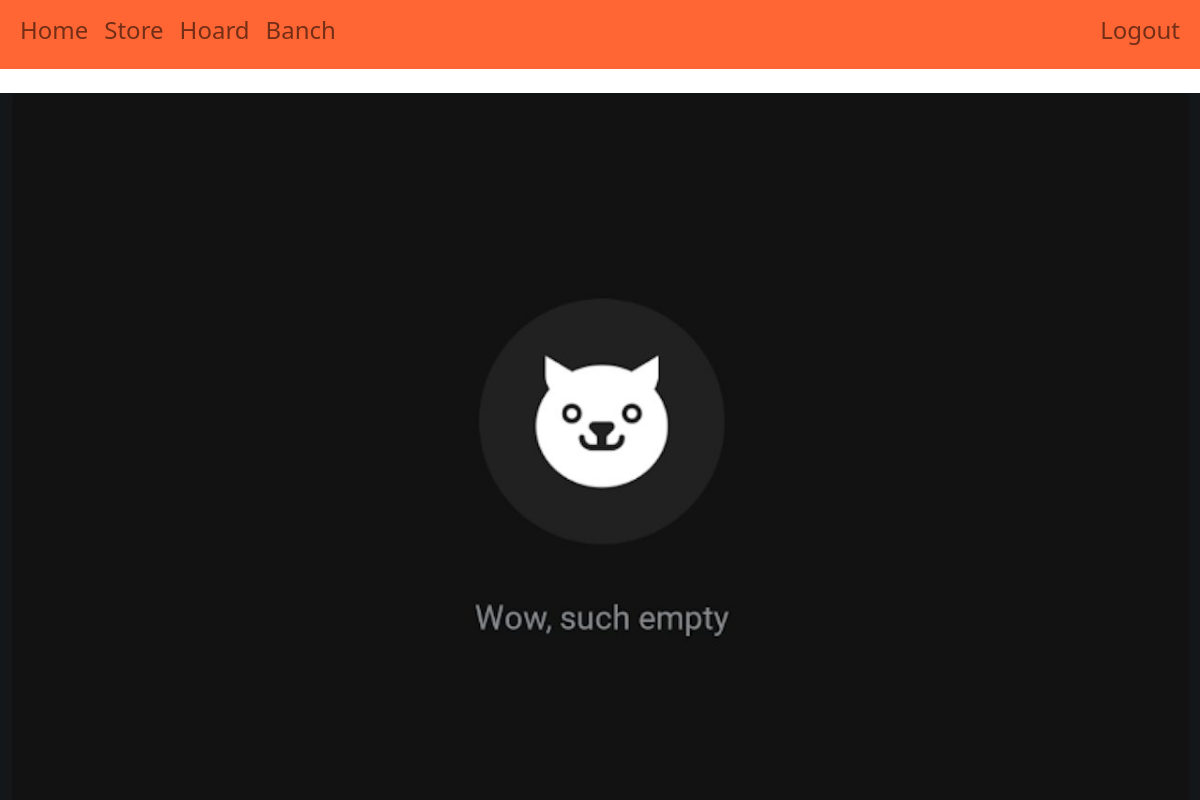
Page /hoard/show_hoard/Mario/ (signed in) on the earlier database version.
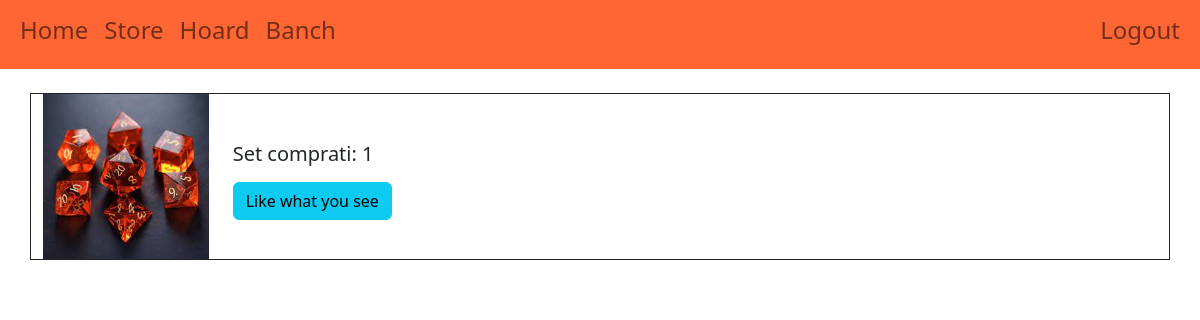
Same page on the later database version.
### store/models.py (models this page shows, shortened)
class Purchase(models.Model):
    dice_set = models.ForeignKey(Dice, on_delete=models.CASCADE)
    buyer = models.ForeignKey(User, on_delete=models.CASCADE)
    date = models.DateField()
    amount_of_sets = models.PositiveIntegerField()

class Dice(models.Model):
    COLORS = [
        ("R","Red"),
        ("O","Orange"),
        ("Y","Yellow"),
        ("G","Green"),
        ("B","Blue"),
        ("P","Purple"),
        ("N","Black"),
        ("W","White"),
        ("M","Metal"),
    ]
    code = models.CharField(max_length=255, primary_key=True, unique=True)
    name = models.CharField(max_length=50)
    number_of_pices = models.PositiveSmallIntegerField()
    primary_color = models.CharField(max_length=1, choices=COLORS)
    description = models.CharField(max_length=300)
    seller = models.ForeignKey(User,on_delete=models.SET_NULL,null=True)
    available = models.BooleanField()
    price = models.FloatField()
    image = models.ImageField(upload_to='uploads/',null= True)

### hoard/views.py (the view)
# urls.py: path('show_hoard/<str:user>/', views.show_hoard, name='show_hoard'),
@login_required
def show_hoard(request,user):
    proprietario = User.objects.get(username__iexact=user)
    acquisti = Purchase.objects.filter(buyer__exact=proprietario)
    acquisti = acquisti.order_by('-date')
    acq = []
    for a in acquisti:
        dado = a.dice_set
        acq.append({'acquisto':a,'dado':dado})
    ctx = {
        'acquisti' : acq,
        'numset' : acquisti.count(),
        'MEDIA_URL' : settings.MEDIA_URL,
    }
    return render(request, template_name='hoard/show_hoard.html', context=ctx)

### banch/templatetags/custom_filters.py (called while the page is built)
@register.filter(name='has_group')
def has_group(user, group_name):
    group = Group.objects.get(name=group_name)
    return True if group in user.groups.all() else False

### templates/hoard/show_hoard.html (shortened to what this page needs)
{% extends "base.html" %}
{% block head %}
    {% load static %}
{% endblock %}
{% block content %}
    <br>
    <div class= "container">
        {% for acquisto in acquisti %}
            <div class="row border border-dark">
                <div class="col-sm-2">
                    <img class="card-img-top border-dark h-100" src="{{MEDIA_URL}}{{acquisto.dado.image}}" onerror="this.src='{%static 'set/set_default.png' %}'">
                </div>
                <div class="col-sm ">
                    <div class="card-body">
                        <br><br>
                        <h5 class="card-title">Set comprati: {{acquisto.acquisto.amount_of_sets}} </h5>
                        <a href="{% url 'store:purchase' code=acquisto.dado.code %}" class="btn btn-info">Like what you see</a>
                    </div>
                </div>
            </div>
            <br>
        {% endfor %}
    </div>
    {% if numset == 0%}
        <div class="text-center">
            <img src="{%static 'set/empty.png' %}" class="img-fluid" alt="Try search something else">
        </div>
    {% endif %}
{% endblock %}

Differences in the rows shown:
added Purchase: dado.image (picture), acquisto.amount_of_sets "1"
